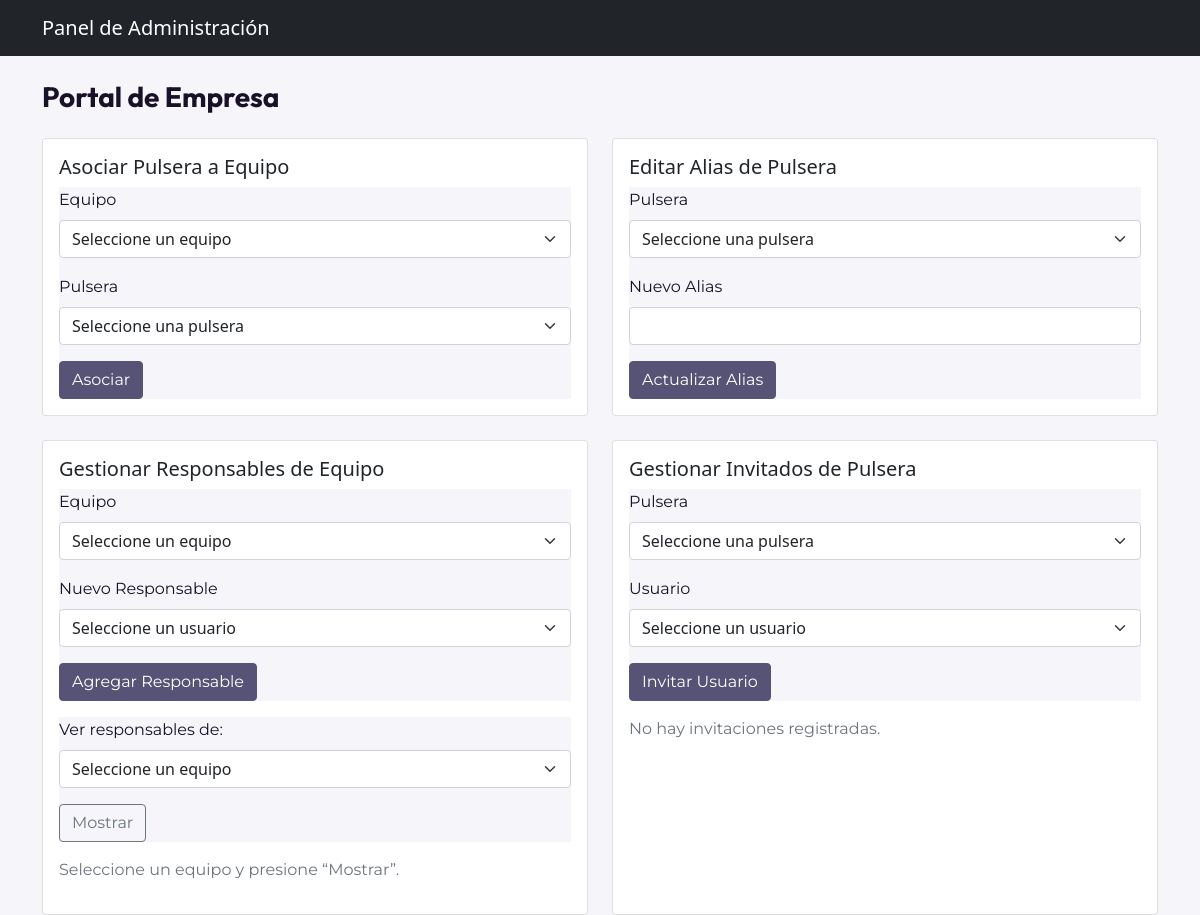
Before: /portal_empresa.php (signed in) with the older database file.
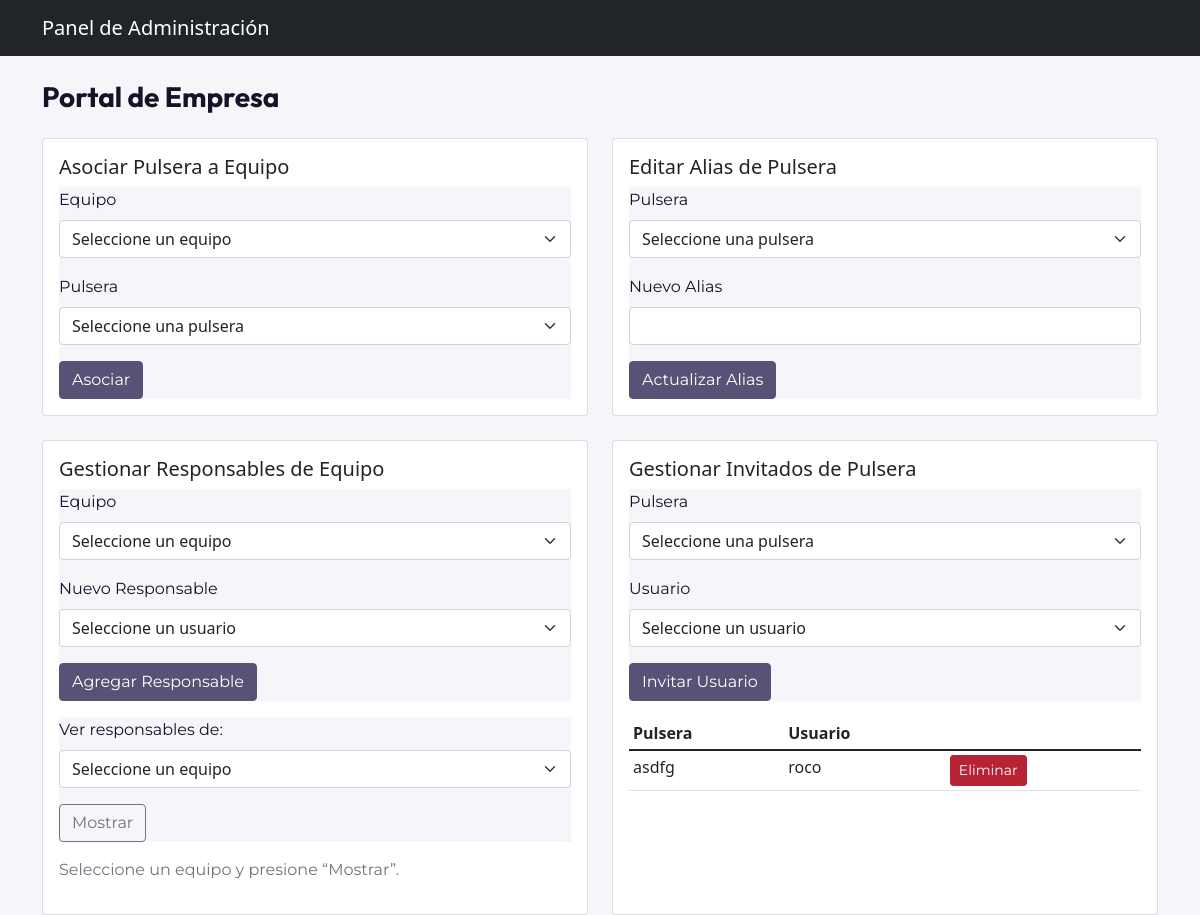
After: the same page with the newer database file.
### tables this page shows
CREATE TABLE `pulserasxinvitados` (
  `id` int(10) UNSIGNED NOT NULL,
  `pulsera_id` int(11) NOT NULL,
  `invitado_id` int(11) NOT NULL
);

CREATE TABLE `pulseras` (
  `id` int(11) NOT NULL,
  `fecha_emision` date NOT NULL,
  `version` varchar(20) DEFAULT NULL,
  `funcionamiento` enum('funcionando','averiada','mantenimiento') DEFAULT 'funcionando',
  `alias` varchar(50) DEFAULT NULL,
  `created_at` timestamp NOT NULL DEFAULT current_timestamp()
);

CREATE TABLE `usuarios` (
  `id` int(11) NOT NULL,
  `nombre` varchar(100) NOT NULL,
  `contraseña` varchar(255) NOT NULL,
  `email` varchar(100) NOT NULL,
  `direccion` text DEFAULT NULL,
  `created_at` timestamp NOT NULL DEFAULT current_timestamp()
);

### portal_empresa.php (the view, shortened to what this page needs)
<?php
require_once '../config/config.php';
$pdo->setAttribute(PDO::ATTR_ERRMODE, PDO::ERRMODE_EXCEPTION);
$invitaciones = $pdo->query('SELECT i.id, p.alias, u.nombre FROM pulserasxinvitados i JOIN pulseras p ON i.pulsera_id = p.id JOIN usuarios u ON i.invitado_id = u.id ORDER BY p.alias, u.nombre')->fetchAll(PDO::FETCH_ASSOC);
?>
<!DOCTYPE html>
<html lang="es">
<head>
    <link href="https://cdn.jsdelivr.net/npm/bootstrap@5.1.3/dist/css/bootstrap.min.css" rel="stylesheet">
    <link href="../colors.css" rel="stylesheet">
</head>
<body>
    <nav class="navbar navbar-expand-lg navbar-dark bg-dark mb-4">
        <div class="container">
            <a class="navbar-brand" href="../pulseras/dashboard.php">Panel de Administración</a>
        </div>
    </nav>
    <div class="container">
        <h3 class="mb-4">Portal de Empresa</h3>
        <div class="row g-4">
            <div class="col-md-6">
                <div class="card h-100">
                    <div class="card-body">
                        <h5 class="card-title">Asociar Pulsera a Equipo</h5>
                        <form method="POST">
                            <div class="mb-3">
                                <label for="equipo_id" class="form-label">Equipo</label>
                                <select id="equipo_id" name="equipo_id" class="form-select" required>
                                    <option value="">Seleccione un equipo</option>
                                </select>
                            </div>
                            <div class="mb-3">
                                <label for="pulsera_id" class="form-label">Pulsera</label>
                                <select id="pulsera_id" name="pulsera_id" class="form-select" required>
                                    <option value="">Seleccione una pulsera</option>
                                </select>
                            </div>
                            <button type="submit" class="btn btn-primary">Asociar</button>
                        </form>
                    </div>
                </div>
            </div>
            <div class="col-md-6">
                <div class="card h-100">
                    <div class="card-body">
                        <h5 class="card-title">Editar Alias de Pulsera</h5>
                        <form method="POST">
                            <div class="mb-3">
                                <label for="pulsera_id_alias" class="form-label">Pulsera</label>
                                <select id="pulsera_id_alias" name="pulsera_id_alias" class="form-select" required>
                                    <option value="">Seleccione una pulsera</option>
                                </select>
                            </div>
                            <div class="mb-3">
                                <label for="nuevo_alias" class="form-label">Nuevo Alias</label>
                                <input type="text" id="nuevo_alias" name="nuevo_alias" class="form-control" required>
                            </div>
                            <button type="submit" class="btn btn-primary">Actualizar Alias</button>
                        </form>
                    </div>
                </div>
            </div>
            <div class="col-md-6">
            <div class="card h-100">
            <div class="card-body">
            <h5 class="card-title">Gestionar Responsables de Equipo</h5>
            <form method="POST" class="mb-3">
            <div class="mb-3">
            <label for="equipo_id_resps" class="form-label">Equipo</label>
            <select id="equipo_id_resps" name="equipo_id_resps" class="form-select" required>
            <option value="">Seleccione un equipo</option>
            </select>
            </div>
            <div class="mb-3">
            <label for="usuario_id_resp_add" class="form-label">Nuevo Responsable</label>
            <select id="usuario_id_resp_add" name="usuario_id_resp_add" class="form-select" required>
            <option value="">Seleccione un usuario</option>
            </select>
            </div>
            <button type="submit" class="btn btn-primary">Agregar Responsable</button>
            </form>
            <form method="GET" class="mb-3">
            <div class="mb-3">
            <label for="equipo_id_resps" class="form-label">Ver responsables de:</label>
            <select id="equipo_id_resps" name="equipo_id_resps" class="form-select" required>
            <option value="">Seleccione un equipo</option>
            </select>
            </div>
            <button type="submit" class="btn btn-outline-secondary">Mostrar</button>
            </form>
            <?php
            $responsables = [];
            $equipo_id_sel = null;
            ?>
            <?php if (!empty($equipo_id_sel) && !empty($responsables)): ?>
            <table class="table table-sm">
            <thead>
            <tr>
            <th>Responsable</th>
            <th></th>
            </tr>
            </thead>
            <tbody>
            <?php foreach ($responsables as $resp): ?>
            <tr>
            <td><?php echo htmlspecialchars($resp['nombre']); ?></td>
            <td>
            <form method="POST" style="display:inline;">
            <input type="hidden" name="action" value="resp_multi_del">
            <input type="hidden" name="equipo_id_resps" value="<?php echo $equipo_id_sel; ?>">
            <input type="hidden" name="usuario_id_resp_del" value="<?php echo $resp['id']; ?>">
            <button type="submit" class="btn btn-sm btn-danger">Quitar</button>
            </form>
            </td>
            </tr>
            <?php endforeach; ?>
            </tbody>
            </table>
            <?php elseif (!empty($equipo_id_sel)): ?>
            <p class="text-muted">Este equipo no tiene responsables cargados.</p>
            <?php else: ?>
            <p class="text-muted">Seleccione un equipo y presione “Mostrar”.</p>
            <?php endif; ?>
            </div>
            </div>
            </div>
            <div class="col-md-6">
                <div class="card h-100">
                    <div class="card-body">
                        <h5 class="card-title">Gestionar Invitados de Pulsera</h5>
                        <form method="POST" class="mb-3">
                            <div class="mb-3">
                                <label for="pulsera_id_inv" class="form-label">Pulsera</label>
                                <select id="pulsera_id_inv" name="pulsera_id_inv" class="form-select" required>
                                    <option value="">Seleccione una pulsera</option>
                                </select>
                            </div>
                            <div class="mb-3">
                                <label for="usuario_id_inv" class="form-label">Usuario</label>
                                <select id="usuario_id_inv" name="usuario_id_inv" class="form-select" required>
                                    <option value="">Seleccione un usuario</option>
                                </select>
                            </div>
                            <button type="submit" class="btn btn-primary">Invitar Usuario</button>
                        </form>
                        <?php if (!empty($invitaciones)): ?>
                            <table class="table table-sm">
                                <thead>
                                    <tr>
                                        <th>Pulsera</th>
                                        <th>Usuario</th>
                                        <th></th>
                                    </tr>
                                </thead>
                                <tbody>
                                    <?php foreach ($invitaciones as $inv): ?>
                                        <tr>
                                            <td><?php echo htmlspecialchars($inv['alias']); ?></td>
                                            <td><?php echo htmlspecialchars($inv['nombre']); ?></td>
                                            <td>
                                                <form method="POST" style="display:inline;">
                                                    <button type="submit" class="btn btn-sm btn-danger">Eliminar</button>
                                                </form>
                                            </td>
                                        </tr>
                                    <?php endforeach; ?>
                                </tbody>
                            </table>
                        <?php else: ?>
                            <p class="text-muted">No hay invitaciones registradas.</p>
                        <?php endif; ?>
                    </div>
                </div>
            </div>
        </div>
    </div>
</body>
</html>

### colors.css (style rules this page uses)
:root { --fondo: rgb(245,245,250); --fondo2: #fafafa; --texto: rgb(25,17,40); --destacado1: rgb(35,30,66); --destacado2: rgb(0,127,135); --destacadoalt1: rgb(86,83,118); --destacadoalt2: rgb(36,76,99); --error: rgb(181,35,52); --errorhover: rgb(121, 22, 34); }
body { background-color: var(--fondo); }
form { background-color: var(--fondo); }
h2, h3 { color: var(--texto) !important; font-family: 'Outfit', serif; font-weight: bold; }
label, p, input, button { color: var(--texto); font-family: 'Montserrat', sans-serif; }
.btn-primary { background-color: var(--destacadoalt1); border-color: var(--destacadoalt1); }
.btn-danger { background-color: var(--error); border-color: var(--error); }

Changed rows visible on the page:
added pulserasxinvitados: pulsera.alias "asdfg", usuarios.nombre "roco"
Other visible differences:
text no longer shown: "No hay invitaciones registradas."
text now shown: "Pulsera Usuario"
